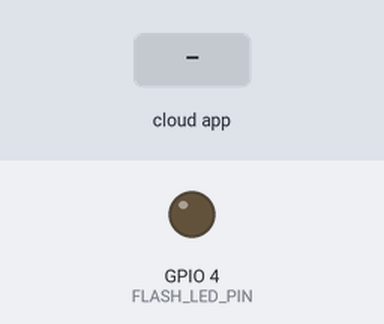
The sketch below on a simulated ESP32. Parts: output pins drawn as LEDs (lit = HIGH). The inputs (shaded band) are chosen by the test bench. WiFi joins after 1.5 s; servers stay silent unless stated; uploads are accepted with an empty reply; the camera gives no picture; the Firebase database answers and starts empty; what the sketch prints to the serial monitor is not drawn.

Above: at 3.5 s.
3.6 s: the phone or cloud app sets capture_photo to 1
At 4.57 s:
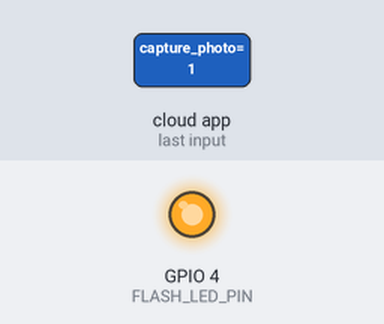
Timing chart, 0 to 6.6 s (numbered marks = the images above; inputs shaded):
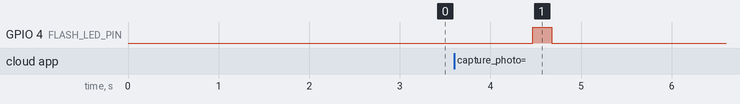

Measured:
- after the input at 3.6 s, GPIO 4 (FLASH_LED_PIN): LOW → HIGH after 0.87 s, → LOW 0.21 s later

The sketch:

Code_2_ESP32_CAM.ino
```cpp
// =========================================================================
// PROJECT VERDE V3.0 — STANDALONE AI CAMERA (ESP32-CAM)
// Target Board: "AI Thinker ESP32-CAM"
// Sourcing: Powered independently, mounted on the MB USB Programmer Shield
// Author: Aarav Choudhary (Class 10th Student & Championship IoT Engineer)
// =========================================================================

#include <WiFi.h>
#include <HTTPClient.h>
#include "esp_camera.h"
#include <FirebaseESP32.h> // Ensure "Firebase ESP32 Client" by Mobizt is installed!
#include "soc/soc.h"
#include "soc/rtc_cntl_reg.h"

// -------------------------------------------------------------------------
// 🌐 NETWORK & CLOUD CONFIGURATION
// -------------------------------------------------------------------------
#define WIFI_SSID "CCA SCHOOL"               // Hotspot SSID
#define WIFI_PASSWORD "admin@123"            // Hotspot Password
#define FIREBASE_HOST "verde-tech-haha-default-rtdb.asia-southeast1.firebasedatabase.app" // Handed over from Anuj!
#define FIREBASE_AUTH "v7IcV45UuyozAhKaWyHBl4DvmNVoKjzBf1sh2tyl"                         // Handed over from Anuj!

// Next.js API route that receives raw binary JPEG data
#define UPLOAD_URL "https://verde-ka-app.vercel.app/api/upload-photo"  // FIXED by Anuj: must be OUR Vercel domain — verify after deploy!

// -------------------------------------------------------------------------
// 🔌 AI-THINKER ESP32-CAM CAMERA PINOUT CONFIGURATION
// -------------------------------------------------------------------------
#define PWDN_GPIO_NUM     32
#define RESET_GPIO_NUM    -1
#define XCLK_GPIO_NUM      0
#define SIOD_GPIO_NUM     26
#define SIOC_GPIO_NUM     27
#define Y9_GPIO_NUM       35
#define Y8_GPIO_NUM       34
#define Y7_GPIO_NUM       39
#define Y6_GPIO_NUM       36
#define Y5_GPIO_NUM       21
#define Y4_GPIO_NUM       19
#define Y3_GPIO_NUM       18
#define Y2_GPIO_NUM        5
#define VSYNC_GPIO_NUM    25
#define HREF_GPIO_NUM     23
#define PCLK_GPIO_NUM     22

#define FLASH_LED_PIN 4  // Bright white on-board flash LED

// -------------------------------------------------------------------------
// 🧠 GLOBAL INSTANCES & VARIABLES
// -------------------------------------------------------------------------
FirebaseData fbData;
FirebaseConfig fbConfig;
FirebaseAuth fbAuth;

unsigned long lastTriggerCheck = 0;
const unsigned long checkInterval = 2000; // Poll Firebase every 2 seconds for scan requests

// -------------------------------------------------------------------------
// 🛠️ CAMERA INITIALIZATION FUNCTION
// -------------------------------------------------------------------------
bool initCamera() {
  camera_config_t config;
  config.ledc_channel = LEDC_CHANNEL_0;
  config.ledc_timer = LEDC_TIMER_0;
  config.pin_d0 = Y2_GPIO_NUM;
  config.pin_d1 = Y3_GPIO_NUM;
  config.pin_d2 = Y4_GPIO_NUM;
  config.pin_d3 = Y5_GPIO_NUM;
  config.pin_d4 = Y6_GPIO_NUM;
  config.pin_d5 = Y7_GPIO_NUM;
  config.pin_d6 = Y8_GPIO_NUM;
  config.pin_d7 = Y9_GPIO_NUM;
  config.pin_xclk = XCLK_GPIO_NUM;
  config.pin_pclk = PCLK_GPIO_NUM;
  config.pin_vsync = VSYNC_GPIO_NUM;
  config.pin_href = HREF_GPIO_NUM;
  config.pin_sscb_sda = SIOD_GPIO_NUM;
  config.pin_sscb_scl = SIOC_GPIO_NUM;
  config.pin_pwdn = PWDN_GPIO_NUM;
  config.pin_reset = RESET_GPIO_NUM;

  // 🚨 THE CRITICAL HARDWARE WORKAROUND:
  // Throttling the XCLK clock speed from 20MHz down to 8MHz completely eliminates
  // high-frequency RF interference with the Wi-Fi PCB antenna and cuts peak current draw!
  config.xclk_freq_hz = 8000000;

  config.pixel_format = PIXFORMAT_JPEG;
  config.frame_size = FRAMESIZE_SVGA; // 800x600 high resolution (optimal for Plant Disease AI)
  config.jpeg_quality = 10;           // High JPEG quality (lower number = higher quality)
  config.fb_count = 1;

  esp_err_t err = esp_camera_init(&config);
  if (err != ESP_OK) {
    Serial.printf("Camera initialization failed with error: 0x%x\n", err);
    return false;
  }
  Serial.println("Camera successfully initialized!");
  return true;
}

// -------------------------------------------------------------------------
// 🛠️ INITIALIZATION & Wi-Fi DECK
// -------------------------------------------------------------------------
void setup() {
  WRITE_PERI_REG(RTC_CNTL_BROWN_OUT_REG, 0); // Disable brownout resets
  Serial.begin(115200);
  Serial.println("\n=== PROJECT VERDE V3.0: STANDALONE CAMERA NODE INITIALIZING ===");

  pinMode(FLASH_LED_PIN, OUTPUT);
  digitalWrite(FLASH_LED_PIN, LOW); // Flash OFF by default

  // 1. Initialize Camera FIRST (WiFi is OFF to prevent power surge!)
  if (!initCamera()) {
    Serial.println("Fatal: Camera Init Failed! Retrying...");
    delay(2000);
    ESP.restart(); // Hard reboot if camera is not detected
  }

  delay(500); // Wait for power to settle

  // 2. Connect to WiFi hotspot
  Serial.print("Connecting to WiFi: ");
  Serial.println(WIFI_SSID);
  WiFi.begin(WIFI_SSID, WIFI_PASSWORD);
  while (WiFi.status() != WL_CONNECTED) {
    delay(500);
    Serial.print(".");
  }
  Serial.println("\nWiFi connected successfully!");
  Serial.print("Local IP Address: ");
  Serial.println(WiFi.localIP());

  // 3. Initialize Firebase Connection
  fbConfig.host = FIREBASE_HOST;
  fbConfig.signer.tokens.legacy_token = FIREBASE_AUTH;
  Firebase.begin(&fbConfig, &fbAuth);
  Firebase.reconnectWiFi(true);

  Serial.println("Firebase RTDB sync active. Waiting for capture commands under /controls/capture_photo...");
  Serial.println("=========================================================");
}

// -------------------------------------------------------------------------
// 🔄 CAMERA TRIGGER POLLING LOOP (LISTEN & EXECUTE "ON APPEAL")
// -------------------------------------------------------------------------
void loop() {
  if (millis() - lastTriggerCheck > checkInterval) {
    lastTriggerCheck = millis();

    bool captureRequested = false;

    // Poll Firebase Realtime Database for the trigger flag under /controls/capture_photo
    if (Firebase.getBool(fbData, "/controls/capture_photo")) {
      captureRequested = fbData.boolData();
    }

    if (captureRequested) {
      Serial.println("📸 Capture command detected in Firebase! Processing...");

      // 1. Turn the Flash LED ON
      digitalWrite(FLASH_LED_PIN, HIGH);
      delay(150); // Give the flash time to illuminate the plant leaf

      // 2. Capture the Frame
      camera_fb_t * fb = esp_camera_fb_get();

      // 3. Turn the Flash LED OFF immediately to prevent current spikes
      digitalWrite(FLASH_LED_PIN, LOW);

      if (!fb) {
        Serial.println("Error: Camera capture failed!");
        Firebase.setBool(fbData, "/controls/capture_photo", false); // Clear flag in Firebase
        return;
      }

      Serial.println("Uploading photo wirelessly to Next.js App...");
      HTTPClient http;
      http.begin(UPLOAD_URL);
      http.addHeader("Content-Type", "image/jpeg");
      http.addHeader("x-api-key", "119a08a6c901ef59e49fcbe77e4bf1c105467a9c69f17a0f"); // Secret API Key!

      // Post raw binary image bytes directly over-the-air!
      int httpResponseCode = http.POST(fb->buf, fb->len);
      if (httpResponseCode > 0) {
        Serial.printf("Upload Successful! HTTP Response: %d\n", httpResponseCode);

        // Write the flag back to false in Firebase to tell the app the upload is complete!
        Firebase.setBool(fbData, "/controls/capture_photo", false);
      } else {
        Serial.printf("Upload failed! Error: %s\n", http.errorToString(httpResponseCode).c_str());
        Firebase.setBool(fbData, "/controls/capture_photo", false); // Clear flag anyway to reset state
      }

      http.end();
      esp_camera_fb_return(fb); // CRITICAL: Free RAM buffer immediately to prevent leaks!
      Serial.println("Capture complete! Returning to idle state.");
    }
  }
}
```
